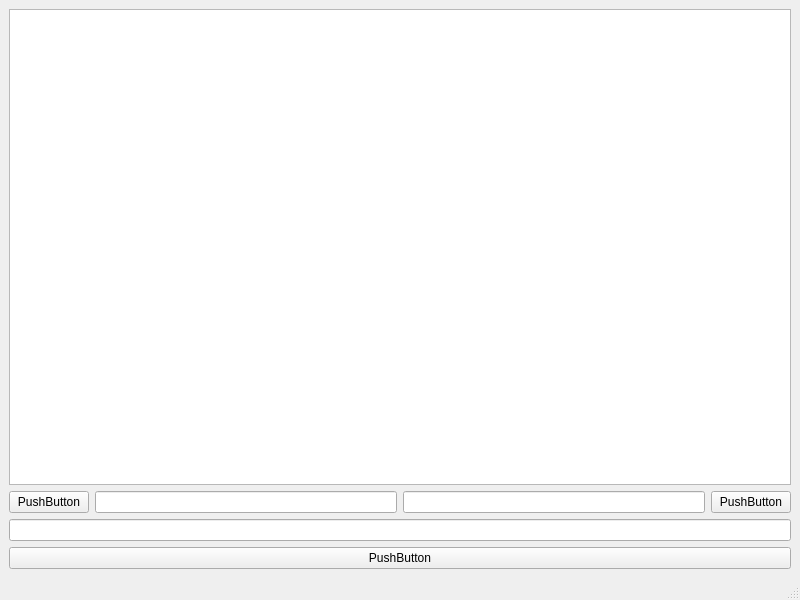
<?xml version="1.0" encoding="UTF-8"?>
<ui version="4.0">
 <class>MainWindow</class>
 <widget class="QMainWindow" name="MainWindow">
  <property name="geometry">
   <rect>
    <x>0</x>
    <y>0</y>
    <width>800</width>
    <height>600</height>
   </rect>
  </property>
  <property name="windowTitle">
   <string>MainWindow</string>
  </property>
  <widget class="QWidget" name="centralwidget">
   <layout class="QVBoxLayout" name="verticalLayout">
    <item>
     <widget class="PlotWidget" name="graphicsView"/>
    </item>
    <item>
     <layout class="QHBoxLayout" name="hbox">
      <item>
       <widget class="QPushButton" name="start_button">
        <property name="text">
         <string>PushButton</string>
        </property>
       </widget>
      </item>
      <item>
       <widget class="QLineEdit" name="start"/>
      </item>
      <item>
       <widget class="QLineEdit" name="stop"/>
      </item>
      <item>
       <widget class="QPushButton" name="stop_button">
        <property name="text">
         <string>PushButton</string>
        </property>
       </widget>
      </item>
     </layout>
    </item>
    <item>
     <widget class="QLineEdit" name="name"/>
    </item>
    <item>
     <widget class="QPushButton" name="name_button">
      <property name="text">
       <string>PushButton</string>
      </property>
     </widget>
    </item>
   </layout>
  </widget>
  <widget class="QMenuBar" name="menubar">
   <property name="geometry">
    <rect>
     <x>0</x>
     <y>0</y>
     <width>800</width>
     <height>37</height>
    </rect>
   </property>
  </widget>
  <widget class="QStatusBar" name="statusbar"/>
 </widget>
 <customwidgets>
  <customwidget>
   <class>PlotWidget</class>
   <extends>QGraphicsView</extends>
   <header>pyqtgraph</header>
  </customwidget>
 </customwidgets>
 <resources/>
 <connections/>
</ui>
